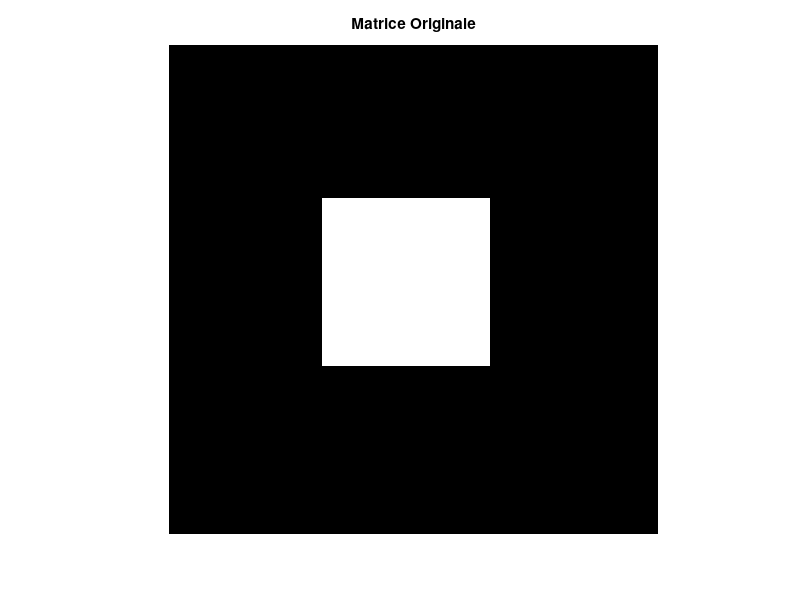

Reproduce this figure in MATLAB. (Note: this script raises an error after producing the figure.)
% Générer une matrice aléatoire
N = 32; % taille de la matice
matrice = zeros(N, N);
matrice(11:21, 11:21) = 1;

%Afficher ma matrice originale
figure;
imshow(matrice);
title('Matrice Originale');

% Calculer la TFR 2D
F = TFR2D(double(matrice));

% Méthode matlab
F_matlab = fft2(matrice);

% Afficher la magnitude de la TFR 2D
figure; 
imshow(log(1 + abs(F))); % Pour un meilleur contraste
title('Transformée de Fourier Rapide 2D (Magnitude)');

% Afficher le résultat de fft2
figure;
imshow(log(1 + abs(F_matlab))); % Pour un meilleur contraste
title('Transformée de Fourier Rapide 2D fft2(Magnitude)');

% Calculer la TFRI 2D
matrice_recup = TFRI2D(F);

% Calculer l'inverse avec la méthode ifft2
matrice_recup_matlab = ifft2(F_matlab);

% Eliminer les ésidus imaginaires
matrice_recup = real(matrice_recup);
matrice_recup_matlab = real(matrice_recup_matlab);


% Afficher la matrice construite
figure; 
imshow(matrice_recup);
title('Matrice Reconstruite après TFRI 2D');

% Afficher la matrice construite
figure;
imshow(matrice_recup_matlab);
title('Matrice Reconstruite après TFRI 2D ifft2');